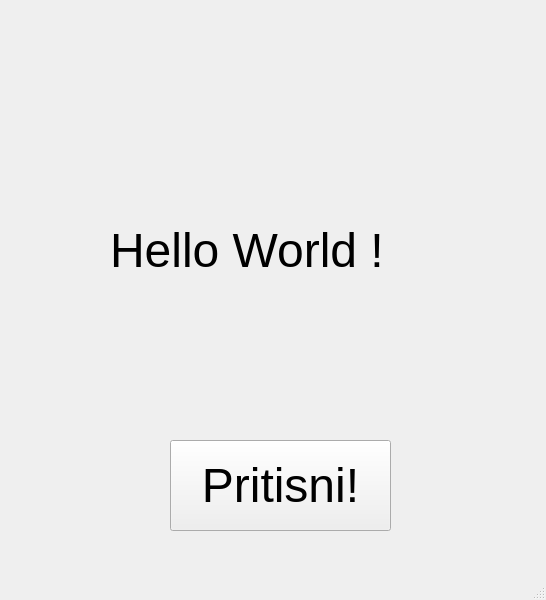
<?xml version="1.0" encoding="UTF-8"?>
<ui version="4.0">
 <class>MainWindow</class>
 <widget class="QMainWindow" name="MainWindow">
  <property name="geometry">
   <rect>
    <x>0</x>
    <y>0</y>
    <width>546</width>
    <height>600</height>
   </rect>
  </property>
  <property name="windowTitle">
   <string>MainWindow</string>
  </property>
  <widget class="QWidget" name="centralwidget">
   <widget class="QPushButton" name="push_button">
    <property name="geometry">
     <rect>
      <x>170</x>
      <y>440</y>
      <width>221</width>
      <height>91</height>
     </rect>
    </property>
    <property name="font">
     <font>
      <pointsize>36</pointsize>
     </font>
    </property>
    <property name="text">
     <string>Pritisni!</string>
    </property>
   </widget>
   <widget class="QLabel" name="hello_world_label">
    <property name="geometry">
     <rect>
      <x>110</x>
      <y>110</y>
      <width>351</width>
      <height>281</height>
     </rect>
    </property>
    <property name="font">
     <font>
      <pointsize>36</pointsize>
     </font>
    </property>
    <property name="text">
     <string>Hello World !</string>
    </property>
   </widget>
  </widget>
  <widget class="QMenuBar" name="menubar">
   <property name="geometry">
    <rect>
     <x>0</x>
     <y>0</y>
     <width>546</width>
     <height>26</height>
    </rect>
   </property>
  </widget>
  <widget class="QStatusBar" name="statusbar"/>
 </widget>
 <resources/>
 <connections/>
</ui>
